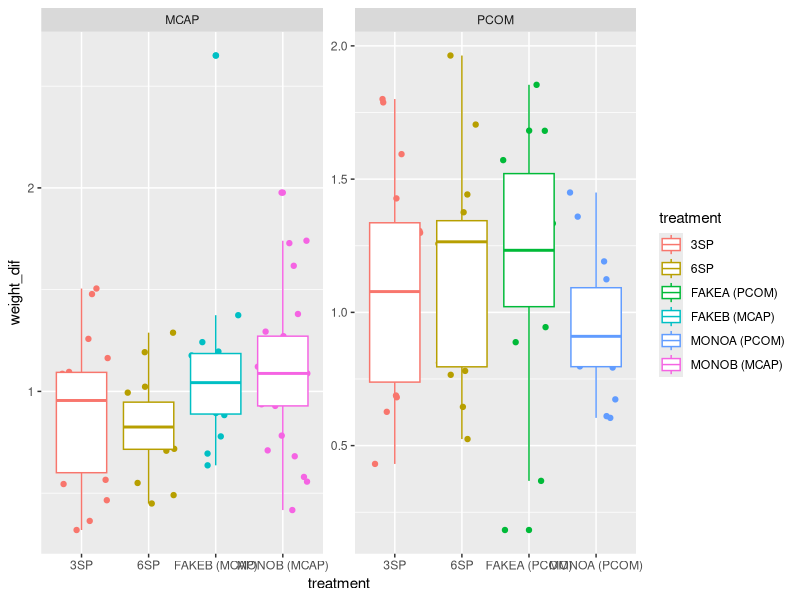
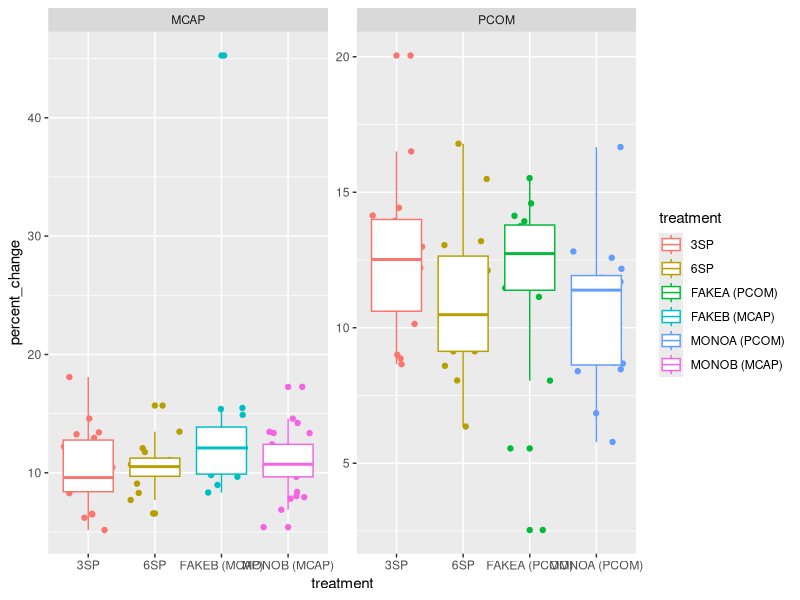
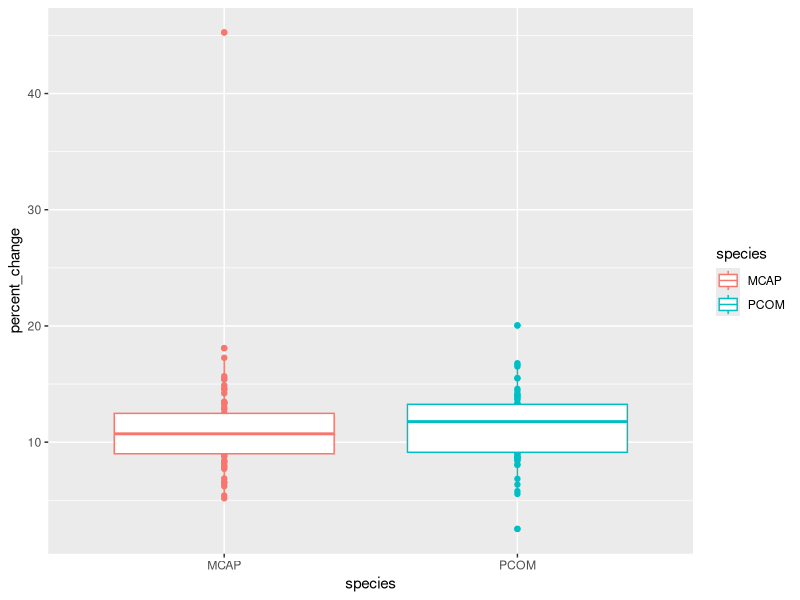
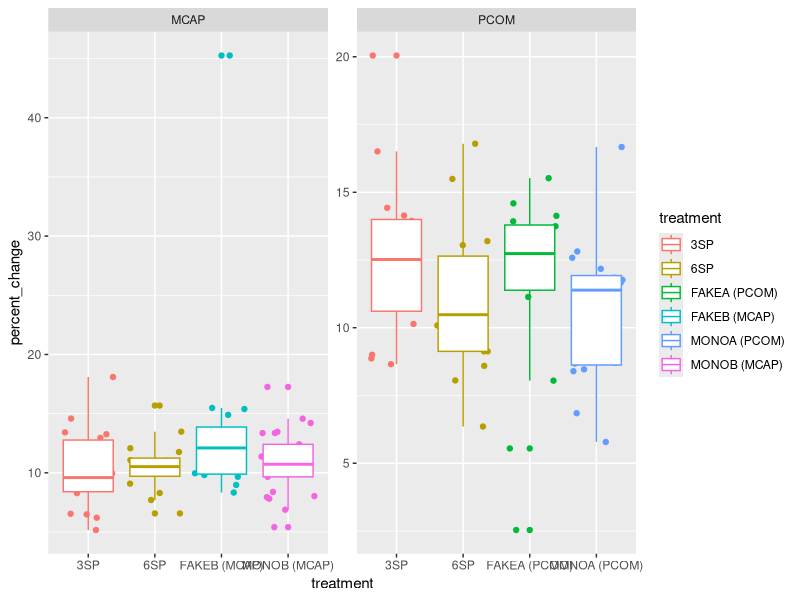

Reproduce these figures in R, in order.
#Physio data
#Biodiversity facilitation experiment
#HIMB Spring 2026
#Maya Powell

#load libraries
library(ggplot2)
library(here)
library(ggpubr)
library(lubridate)
library(tidyverse)
library(car)
library(dplyr)

#read in data

bw_initial <- read.csv(here("Data/Physiology/BuoyantWeight_Initial.csv"))
bw_initial <- bw_initial %>% filter(sample_ID != "STD") %>% dplyr::select(sample_ID, weight_g_T0)
bw_final <- read.csv(here("Data/Physiology/BuoyantWeight_Final.csv"))
bw_final <- bw_final %>% filter(sample_ID != "STD") %>% 
  dplyr::select(sample_ID, weight_g_T1, tank, treatment, species)

bw <- bw_initial %>% 
  left_join(bw_final, by = "sample_ID") %>%
  drop_na() %>%
  mutate(weight_dif = weight_g_T1 - weight_g_T0) %>%
  mutate(percent_change = ((weight_g_T1-weight_g_T0)/abs(weight_g_T0))*100) %>%
  filter(species == "PCOM" | species == "MCAP") %>%
  filter(weight_dif > 0)

ggplot(bw, aes(x = treatment, y = weight_dif, color = treatment)) +
  geom_jitter() +
  geom_boxplot() +
  facet_wrap(~species, scales = "free")

ggplot(bw, aes(x = treatment, y = percent_change, color = treatment)) +
  geom_jitter() +
  geom_boxplot() +
  facet_wrap(~species, scales = "free")

ggplot(bw, aes(x = species, y = percent_change, color = species)) +
  geom_point() +
  geom_boxplot() 

ggplot(bw, aes(x = treatment, y = percent_change, color = treatment)) +
  geom_jitter() +
  geom_boxplot() +
  facet_wrap(.~species, scales = "free")
